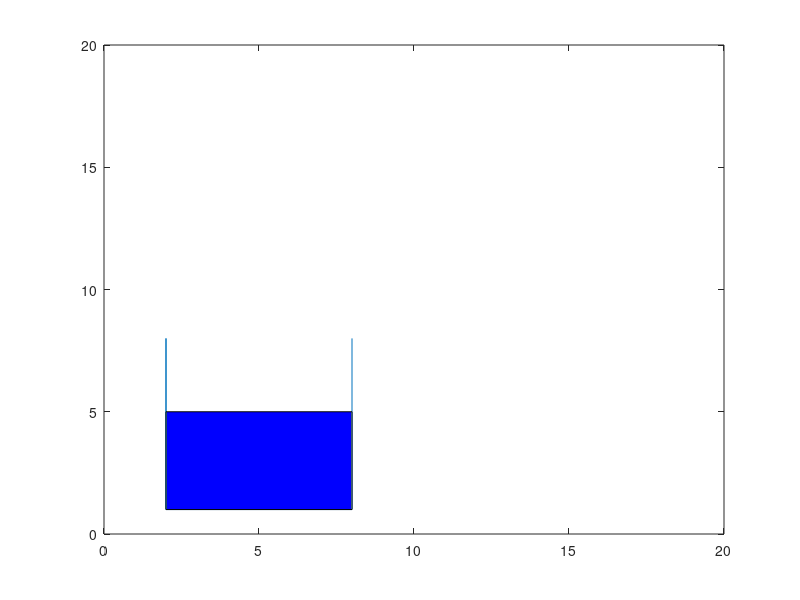

The MATLAB script that drew this image: (Note: this script raises an error after producing the figure.)
x=[2,2,2,8,8,8];
y=[1,8,1,1,1,8];
p1=plot(x,y);
axis([0 20 0 20]);
hold on;
rec=rectangle('Position',[2,1,6,4],'FaceColor','blue');
for i = 9:-1:5
    h=filledCircle([5,i],.3,1000,'black');
    pause(1);
    if i~=5
        delete(h);
    end
end

